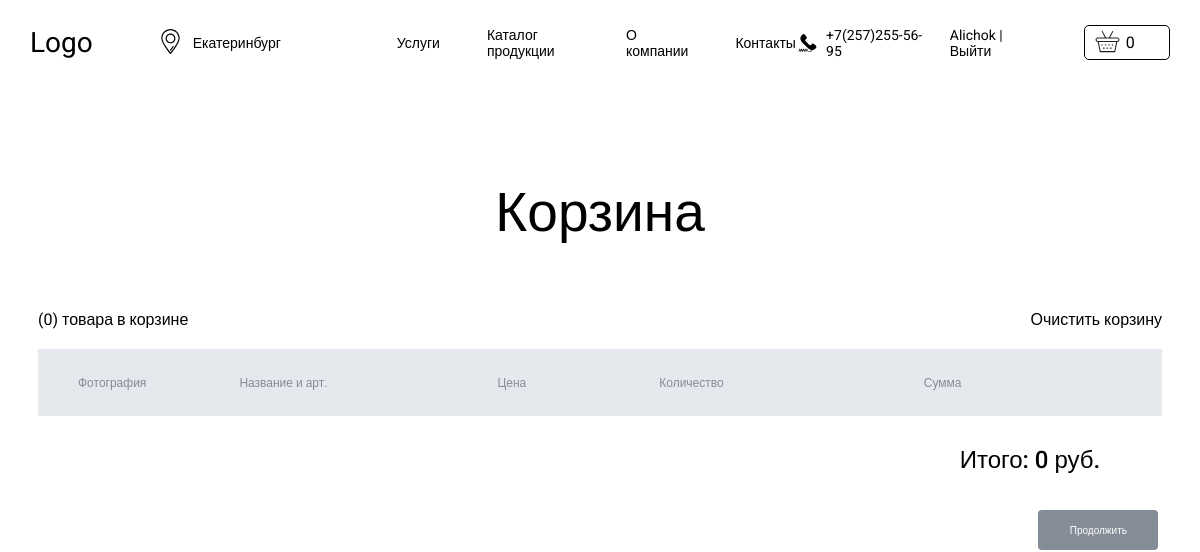
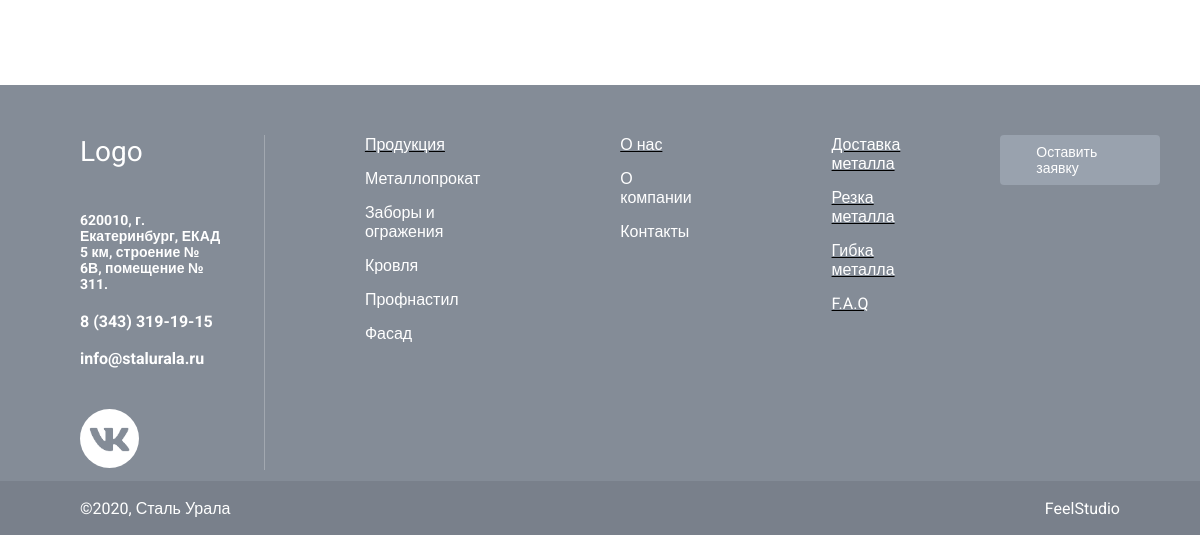
Page /basket/ (signed in) on the earlier database version (2 pictures, top to bottom).
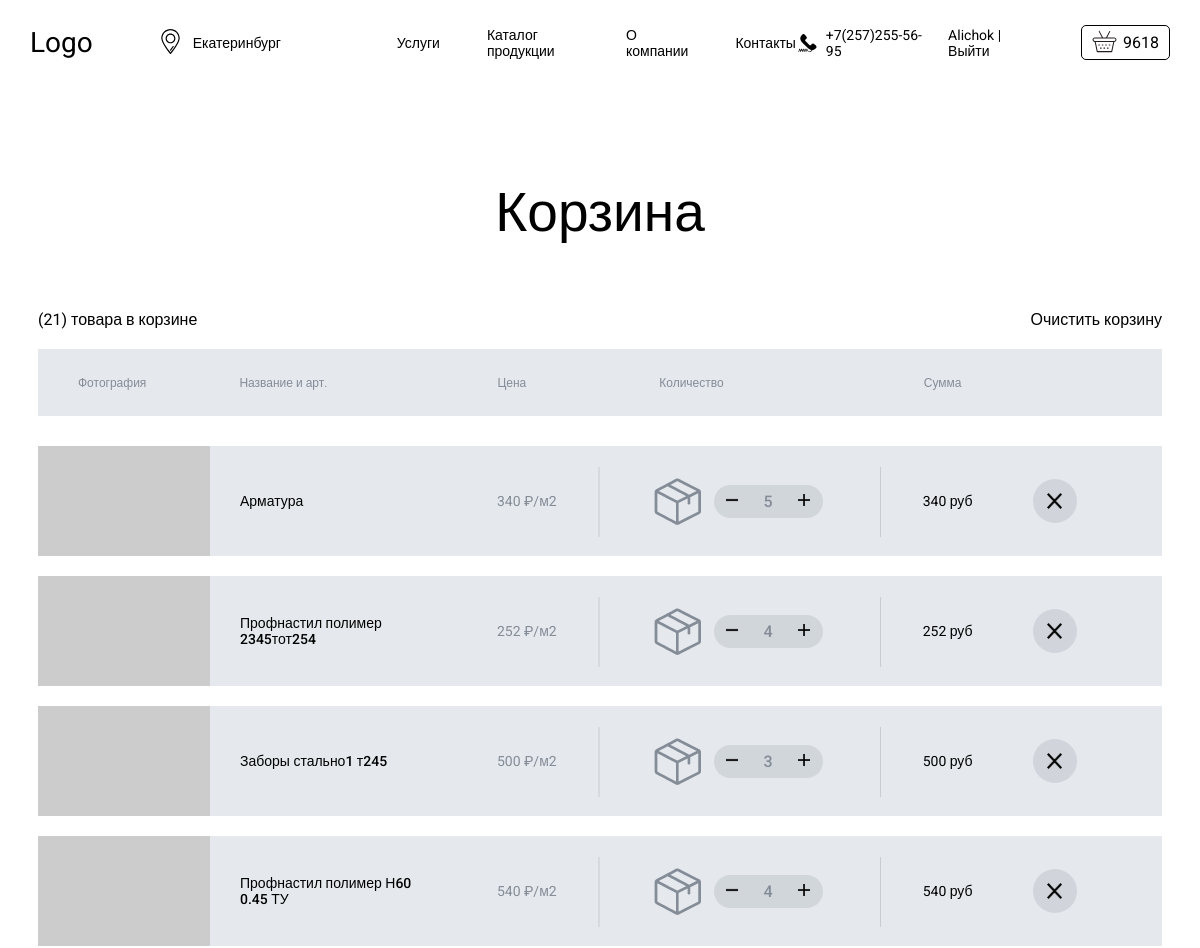
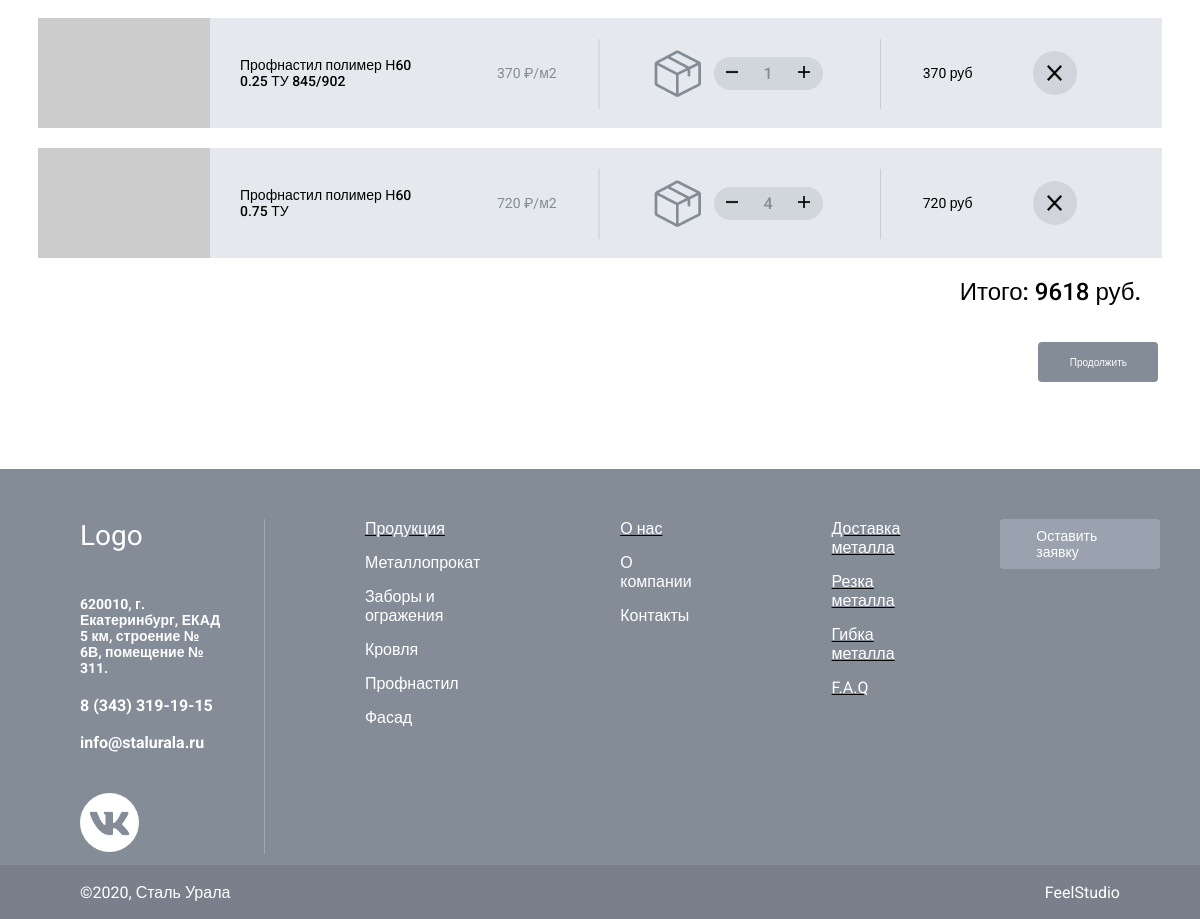
Same page on the later database version (2 pictures, top to bottom).
### users/models.py (models this page shows)
class User(AbstractUser):
    image = models.ImageField(upload_to='users_images', null=True, blank=True)

### UralsSteelStore/models.py (models this page shows, shortened)
class Basket(models.Model):
    user = models.ForeignKey(to=User, on_delete=models.CASCADE)
    product = models.ForeignKey(to=Goods, on_delete=models.CASCADE)
    quantity = models.PositiveSmallIntegerField(default=0)
    created_timestamp = models.DateTimeField(auto_now_add=True)
    objects = BasketQuerySet.as_manager()
    def sum(self):
        return self.product.price * self.quantity

class Goods(models.Model):
    category = models.ForeignKey('Category', on_delete=models.PROTECT, verbose_name='Категория')
    title = models.CharField(max_length=300, verbose_name='Наименование товара')
    slug = models.SlugField(max_length=200, db_index=True)
    description = models.TextField(blank=True)
    price = models.IntegerField(default=0)
    is_published = models.BooleanField(default=True, verbose_name='Опубликовано')
    created_at = models.DateTimeField(auto_now_add=True)
    updated_at = models.DateTimeField(auto_now=True)
    class Meta:
        verbose_name = 'Товар'
        verbose_name_plural = 'Товары'

### UralsSteelStore/views.py (the view)
# urls.py: path('basket/', basket, name='basket'),
@login_required(login_url='users:registration')
def basket(request):
    context = {'menu': menu, 'baskets': Basket.objects.filter(user=request.user), }
    if request.method == 'POST':
        form = BasketRequestForm(request.POST)
        if form.is_valid():
            print(memory['good_id_to_basket'], form.cleaned_data)
            orders_id = random.randint(3000, 10000)
            Orders.objects.create(
                orders_id=orders_id,
                id_of_products=[order for order in memory['good_id_to_basket']],
                customer_name=form.cleaned_data['full_name'],
                customer_email=form.cleaned_data['email'],
                customer_pay_way=form.cleaned_data['pay_radio'],
                customer_delivery_way=form.cleaned_data['delivery_radio'],
                customer_comment_to_order=form.cleaned_data['comment'],
                customer_phone_number=form.cleaned_data['phone_number'],
                customer_data_processing=form.cleaned_data['checkb'],
                user=request.user
            )
            baskets = Basket.objects.filter(user=request.user)
            for basket in baskets:
                basket.delete()
            return render(request, 'UralsSteelStore/success_order.html', context={'menu': menu, 'orders_id': orders_id})
    else:
        form = BasketRequestForm()
    context['form'] = form
    return render(request, 'UralsSteelStore/basket.html', context=context)

### UralsSteelStore/context_processors.py (called while the page is built)
def baskets(request):
    user = request.user
    return {'baskets': Basket.objects.filter(user=user) if user.is_authenticated else []}

### UralsSteelStore/models.py (called while the page is built)
    def total_sum(self):
        return sum([basket.sum() for basket in self])

    def total_quantity(self):
        return sum([basket.quantity for basket in self])

### UralsSteelStore/templates/UralsSteelStore/basket.html (shortened to what this page needs)
{% extends '../base.html' %}
{% load static %}
{% block title %}Корзина{% endblock %}
{% block kevas_razmer %}kevas-basket{% endblock %}
{% block header_basket %}{{ baskets.total_sum }}{% endblock %}
{% block content %}
<div class="container">
<div class="basket">
    <div class="basket_mini_info">
        <div class="basket_number">({{ baskets.total_quantity }}) товара в корзине</div>
        <a href="{% url 'basket_remove_all' %}" class="basket_no_style" style="color: black">Очистить корзину</a>
    </div>
    <ul class="basket_head_block">
        <li class="basket_head_block_photo_title">Фотография</li>
        <li class="basket_head_block_h1_title">Название и арт.</li>
        <li class="basket_head_block_price_title">Цена</li>
        <li class="basket_head_block_quantity_title">Количество</li>
        <li class="basket_head_block_sum_price_title">Сумма</li>
    </ul>
    <div class="basket_inner">
            {% for item in baskets %}
                <div class="basket_item">
                    <img src="https://via.placeholder.com/172x110" alt="good_img" class="basket_item_img">
                    <div class="basket_item_title">{{ item.product.title }}</div>
                    <div class="basket_item_price">{{ item.product.price }} ₽/м2 </div>
                    <div class="basket_item_quantity">
                        <img src="{% static 'UralsSteelStore/icons/box.png' %}" alt="box_icon" class="good_info_icon">
                        <div class="good_info_quantity">
                            <a href="{% url 'basket_quantity_remove' item.product.pk %}"><img src="{% static 'UralsSteelStore/icons/remove.png' %}" alt="remove" class="good_info_quantity_remove" width="12"></a>
                            <div class="good_info_quantity_number">{{ item.quantity }}</div>
                            <a href="{% url 'basket_add' item.product.pk %}"><img src="{% static 'UralsSteelStore/icons/plus.png' %}" alt="plus" class="good_info_quantity_plus" width="12"></a>
                        </div>
                    </div>
                    <div class="basket_item_sum_price">{{ item.product.price }} руб</div>
                    <form action="" method="post">
                        <a href="{% url 'basket_remove' item.pk %}" class="basket_item_del_btn">
                            <img src="{% static 'UralsSteelStore/icons/x.png' %}" alt="x" class="basket_item_del_btn_img">
                        </a>
                </div>
            {% endfor %}
    <div class="basket_total_price">
        Итого: {{ baskets.total_sum }} руб.
    </div>
    <a href="#" class="basket_continue_btn">
        Продолжить
    </a>
</div>
</div>
</div>
{% endblock %}

### UralsSteelStore/templates/base.html (shortened to what this page needs)
{% load static %}
<!DOCTYPE html>
<html lang="en">
<head>
    <link rel="stylesheet" href="{% static 'UralsSteelStore/css/style.css' %}">
</head>
<body>
<div class="container">
<div class="{% block kevas_razmer %}kevas{% endblock %}">
    <div class="header">
        <div class="header_left">
            <a class="logo" href="{% url 'home' %}">Logo</a>
            <div class="header_location">
                <a href="#"><img src="{% static 'UralsSteelStore/icons/header/location.svg' %}" width="25" alt="location-icon"></a>
                <a class="header_city" href="#">Екатеринбург</a>
            </div>
            <div class="header_menu">
                {% for item in menu %}
                    <a class="header_menu_item" href="{% url item.url_name %}">{{ item.title }}</a>
                {% endfor %}
            </div>
        </div>
        <div class="header_right">
            <div class="header_phone">
                <img class="header_phone_icon" src="{% static 'UralsSteelStore/icons/header/phone.svg' %}" width="25" height="18" alt="phone-icon">
                <a class="header_number" href="#">+7(257)255-56-95</a>
            </div>
            <div class="header_auth_reg">
                {% if request.user.is_authenticated %}
                {{ user.username }} | <a href="{% url 'users:logout' %}" style="color: black">Выйти</a>
                {% else %}
                <a href="{% url 'users:registration' %}" class="header_auth">Регистрация</a> | <a href="{% url 'users:authorisation' %}" class="header_reg">Войти</a>
                {% endif %}
            </div>
            <div class="header_basket">
                <a href="{% url 'basket' %}"><img src="{% static 'UralsSteelStore/icons/header/basket.svg' %}" width="25" alt="basket-icon"></a>
                <div class="header_basket_sum_price">{% block header_basket %}{% endblock %}</div>
            </div>
        </div>
    </div>
    <div class="kevas_short_inf">
            <div class="{% block kevas_title %}kevas_title{% endblock %}">{% block title %}Сталь Урала{% endblock %}</div>
    </div>
</div>
</div>
{% block content %}
{% endblock %}
<div class="container">
<footer class="footer">
    <div class="footer_inner">
        <div class="footer_info">
            <div class="logo logo_footer">Logo</div>
            <div class="footer_addres">
                620010, г. Екатеринбург, ЕКАД 5 км, строение № 6В, помещение № 311.
            </div>
            <div class="footer_number">8 (343) 319-19-15</div>
            <div class="footer_email">info@stalurala.ru</div>
            <img src="{% static 'UralsSteelStore/icons/footer/vk.png' %}" class="footer_vk_icon" alt="vk_icon" width="58px">
        </div>
        <div class="footer_links">
            <div class="footer_productions">
                <span><a class="footer_links_item" href="#">Продукция</a></span>
                <a class="footer_links_item" href="#">Металлопрокат</a>
                <a class="footer_links_item" href="#">Заборы и огражения</a>
                <a class="footer_links_item" href="#">Кровля</a>
                <a class="footer_links_item" href="#">Профнастил</a>
                <a class="footer_links_item" href="#">Фасад</a>
            </div>
            <div class="footer_about_us">
                <span><a class="footer_links_item" href="#">О нас</a></span>
                <a class="footer_links_item" href="#">О компании</a>
                <a class="footer_links_item" href="#">Контакты</a>
            </div>
            <div class="footer_services">
                <span><a class="footer_links_item" href="#">Доставка металла</a></span>
                <span><a class="footer_links_item" href="{% url 'metal_cutting' %}">Резка металла</a></span>
                <span><a class="footer_links_item" href="#">Гибка металла</a></span>
                <span><a class="footer_links_item" href="#">F.A.Q</a></span>
            </div>
        </div>
        <a href="#" class="footer_btn" data-modal="#modal_form_request">
            Оставить заявку
        </a>
    </div>
    <div class="footer_down">
        <a href="#" class="footer_company_name">©2020, Сталь Урала</a>
        <a href="#" class="footer_studio_link">FeelStudio</a>
    </div>
</footer>
</div>
</body>
</html>

Differences in the rows shown:
added Basket: total_sum "9618", total_quantity "21", product "Арматура", product.price "340", quantity "5"
added Basket: product "Профнастил полимер 2345тот254", product.price "252", quantity "4"
added Basket: product "Заборы стально1 т245", product.price "500", quantity "3"
added Basket: product "Профнастил полимер Н60 0.45 ТУ", product.price "540", quantity "4"
added Basket: product "Профнастил полимер Н60 0.25 ТУ 845/902", product.price "370", quantity "1"
added Basket: product "Профнастил полимер Н60 0.75 ТУ", product.price "720", quantity "4"
Other differences:
{{ baskets.total_sum }}: "0" → (not shown)
{{ baskets.total_quantity }}: "0" → (not shown)
